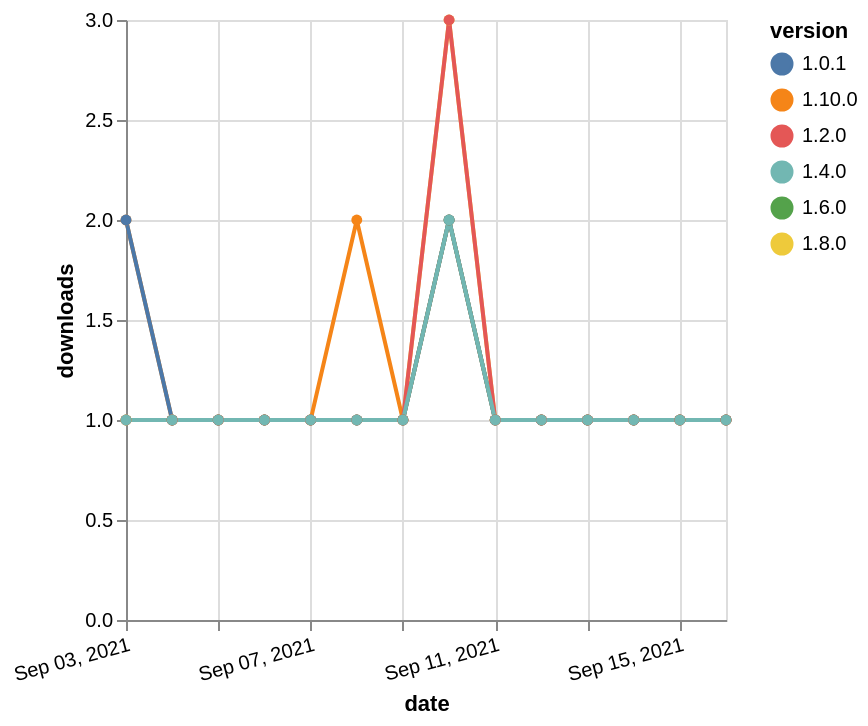

This figure's Vega-Lite source:
### Vega-Lite specification from a JSON file in a GitHub repository (floating-point values rounded to 4 significant figures)
{"$schema": "https://vega.github.io/schema/vega-lite/v5.json", "description": "A simple bar chart with embedded data.", "data": {"values": [{"date": "2021-09-03", "total": 156, "delta": 1, "version": "1.6.0"}, {"date": "2021-09-04", "total": 157, "delta": 1, "version": "1.6.0"}, {"date": "2021-09-05", "total": 158, "delta": 1, "version": "1.6.0"}, {"date": "2021-09-06", "total": 159, "delta": 1, "version": "1.6.0"}, {"date": "2021-09-07", "total": 160, "delta": 1, "version": "1.6.0"}, {"date": "2021-09-08", "total": 161, "delta": 1, "version": "1.6.0"}, {"date": "2021-09-09", "total": 162, "delta": 1, "version": "1.6.0"}, {"date": "2021-09-10", "total": 164, "delta": 2, "version": "1.6.0"}, {"date": "2021-09-11", "total": 165, "delta": 1, "version": "1.6.0"}, {"date": "2021-09-12", "total": 166, "delta": 1, "version": "1.6.0"}, {"date": "2021-09-13", "total": 167, "delta": 1, "version": "1.6.0"}, {"date": "2021-09-14", "total": 168, "delta": 1, "version": "1.6.0"}, {"date": "2021-09-15", "total": 169, "delta": 1, "version": "1.6.0"}, {"date": "2021-09-16", "total": 170, "delta": 1, "version": "1.6.0"}, {"date": "2021-09-03", "total": 183, "delta": 1, "version": "1.8.0"}, {"date": "2021-09-04", "total": 184, "delta": 1, "version": "1.8.0"}, {"date": "2021-09-05", "total": 185, "delta": 1, "version": "1.8.0"}, {"date": "2021-09-06", "total": 186, "delta": 1, "version": "1.8.0"}, {"date": "2021-09-07", "total": 187, "delta": 1, "version": "1.8.0"}, {"date": "2021-09-08", "total": 188, "delta": 1, "version": "1.8.0"}, {"date": "2021-09-09", "total": 189, "delta": 1, "version": "1.8.0"}, {"date": "2021-09-10", "total": 192, "delta": 3, "version": "1.8.0"}, {"date": "2021-09-11", "total": 193, "delta": 1, "version": "1.8.0"}, {"date": "2021-09-12", "total": 194, "delta": 1, "version": "1.8.0"}, {"date": "2021-09-13", "total": 195, "delta": 1, "version": "1.8.0"}, {"date": "2021-09-14", "total": 196, "delta": 1, "version": "1.8.0"}, {"date": "2021-09-15", "total": 197, "delta": 1, "version": "1.8.0"}, {"date": "2021-09-16", "total": 198, "delta": 1, "version": "1.8.0"}, {"date": "2021-09-03", "total": 119, "delta": 2, "version": "1.10.0"}, {"date": "2021-09-04", "total": 120, "delta": 1, "version": "1.10.0"}, {"date": "2021-09-05", "total": 121, "delta": 1, "version": "1.10.0"}, {"date": "2021-09-06", "total": 122, "delta": 1, "version": "1.10.0"}, {"date": "2021-09-07", "total": 123, "delta": 1, "version": "1.10.0"}, {"date": "2021-09-08", "total": 125, "delta": 2, "version": "1.10.0"}, {"date": "2021-09-09", "total": 126, "delta": 1, "version": "1.10.0"}, {"date": "2021-09-10", "total": 128, "delta": 2, "version": "1.10.0"}, {"date": "2021-09-11", "total": 129, "delta": 1, "version": "1.10.0"}, {"date": "2021-09-12", "total": 130, "delta": 1, "version": "1.10.0"}, {"date": "2021-09-13", "total": 131, "delta": 1, "version": "1.10.0"}, {"date": "2021-09-14", "total": 132, "delta": 1, "version": "1.10.0"}, {"date": "2021-09-15", "total": 133, "delta": 1, "version": "1.10.0"}, {"date": "2021-09-16", "total": 134, "delta": 1, "version": "1.10.0"}, {"date": "2021-09-03", "total": 236, "delta": 2, "version": "1.0.1"}, {"date": "2021-09-04", "total": 237, "delta": 1, "version": "1.0.1"}, {"date": "2021-09-05", "total": 238, "delta": 1, "version": "1.0.1"}, {"date": "2021-09-06", "total": 239, "delta": 1, "version": "1.0.1"}, {"date": "2021-09-07", "total": 240, "delta": 1, "version": "1.0.1"}, {"date": "2021-09-08", "total": 241, "delta": 1, "version": "1.0.1"}, {"date": "2021-09-09", "total": 242, "delta": 1, "version": "1.0.1"}, {"date": "2021-09-10", "total": 244, "delta": 2, "version": "1.0.1"}, {"date": "2021-09-11", "total": 245, "delta": 1, "version": "1.0.1"}, {"date": "2021-09-12", "total": 246, "delta": 1, "version": "1.0.1"}, {"date": "2021-09-13", "total": 247, "delta": 1, "version": "1.0.1"}, {"date": "2021-09-14", "total": 248, "delta": 1, "version": "1.0.1"}, {"date": "2021-09-15", "total": 249, "delta": 1, "version": "1.0.1"}, {"date": "2021-09-16", "total": 250, "delta": 1, "version": "1.0.1"}, {"date": "2021-09-03", "total": 313, "delta": 1, "version": "1.2.0"}, {"date": "2021-09-04", "total": 314, "delta": 1, "version": "1.2.0"}, {"date": "2021-09-05", "total": 315, "delta": 1, "version": "1.2.0"}, {"date": "2021-09-06", "total": 316, "delta": 1, "version": "1.2.0"}, {"date": "2021-09-07", "total": 317, "delta": 1, "version": "1.2.0"}, {"date": "2021-09-08", "total": 318, "delta": 1, "version": "1.2.0"}, {"date": "2021-09-09", "total": 319, "delta": 1, "version": "1.2.0"}, {"date": "2021-09-10", "total": 322, "delta": 3, "version": "1.2.0"}, {"date": "2021-09-11", "total": 323, "delta": 1, "version": "1.2.0"}, {"date": "2021-09-12", "total": 324, "delta": 1, "version": "1.2.0"}, {"date": "2021-09-13", "total": 325, "delta": 1, "version": "1.2.0"}, {"date": "2021-09-14", "total": 326, "delta": 1, "version": "1.2.0"}, {"date": "2021-09-15", "total": 327, "delta": 1, "version": "1.2.0"}, {"date": "2021-09-16", "total": 328, "delta": 1, "version": "1.2.0"}, {"date": "2021-09-03", "total": 176, "delta": 1, "version": "1.4.0"}, {"date": "2021-09-04", "total": 177, "delta": 1, "version": "1.4.0"}, {"date": "2021-09-05", "total": 178, "delta": 1, "version": "1.4.0"}, {"date": "2021-09-06", "total": 179, "delta": 1, "version": "1.4.0"}, {"date": "2021-09-07", "total": 180, "delta": 1, "version": "1.4.0"}, {"date": "2021-09-08", "total": 181, "delta": 1, "version": "1.4.0"}, {"date": "2021-09-09", "total": 182, "delta": 1, "version": "1.4.0"}, {"date": "2021-09-10", "total": 184, "delta": 2, "version": "1.4.0"}, {"date": "2021-09-11", "total": 185, "delta": 1, "version": "1.4.0"}, {"date": "2021-09-12", "total": 186, "delta": 1, "version": "1.4.0"}, {"date": "2021-09-13", "total": 187, "delta": 1, "version": "1.4.0"}, {"date": "2021-09-14", "total": 188, "delta": 1, "version": "1.4.0"}, {"date": "2021-09-15", "total": 189, "delta": 1, "version": "1.4.0"}, {"date": "2021-09-16", "total": 190, "delta": 1, "version": "1.4.0"}]}, "width": "container", "mark": {"type": "line", "point": {"filled": true}}, "encoding": {"x": {"field": "date", "type": "temporal", "timeUnit": "yearmonthdate", "title": "date", "axis": {"labelAngle": -15}}, "y": {"field": "delta", "type": "quantitative", "title": "downloads"}, "color": {"field": "version", "type": "nominal"}, "tooltip": {"field": "delta"}}}
